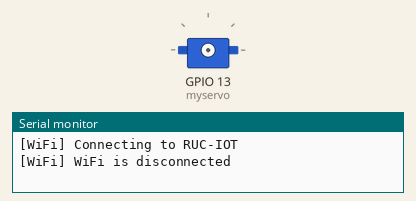
A sketch run on a simulated ESP32. Parts: servo, the last lines printed to the serial monitor. WiFi joins after 1.5 s; servers stay silent unless stated; uploads are accepted with an empty reply; the local clock reads 2024-03-15 10:24:30 at power-on unless the sketch sets it; the camera gives no picture.

Above: at 0.1 s.
At 84.9 s:
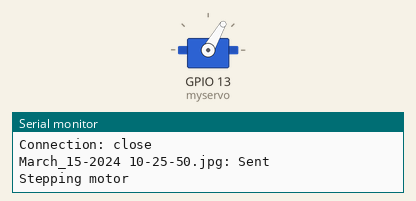
Timing chart, 0 to 86.8 s (numbered marks = the images above):
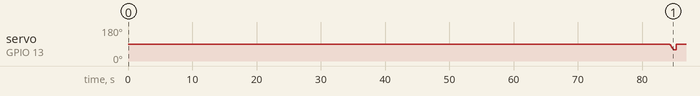

The sketch:

PollenCapture.ino
```cpp
#include "esp_camera.h"
#include "camera.h"
#include "wifi_client.h"
//#include "http_server.h"
#include "http_client.h"
#include "time.h"
#include "time_config.h"
#include "hardware_controller.h"

void setup() {
  Serial.begin(115200);
  Serial.setDebugOutput(true);

  init_wifi();
  init_camera();
  init_motor();
  init_time();

  delay(5000);

  post_picture();
  delay(2000);
  //motor_step();
  delay(30000);

    post_picture();
  delay(2000);
  //motor_step();
  delay(30000);

    post_picture();
  delay(2000);
  motor_step();
  delay(30000);

}

int counter =0;

void loop() {
  //
  post_picture();
  delay(2000);
  if(counter > 11){
    motor_step();
    counter = 0;
  }
  counter++;


  delay(1800000);

  //delay(30000);
}
```

camera.cpp
```cpp
#include <Arduino.h>
#include "esp_camera.h"
#include "camera_pins.h"

  void init_camera() {
  Serial.println("Initializing camera");

  camera_config_t config;
  config.ledc_channel = LEDC_CHANNEL_0;
  config.ledc_timer = LEDC_TIMER_0;
  config.pin_d0 = Y2_GPIO_NUM;
  config.pin_d1 = Y3_GPIO_NUM;
  config.pin_d2 = Y4_GPIO_NUM;
  config.pin_d3 = Y5_GPIO_NUM;
  config.pin_d4 = Y6_GPIO_NUM;
  config.pin_d5 = Y7_GPIO_NUM;
  config.pin_d6 = Y8_GPIO_NUM;
  config.pin_d7 = Y9_GPIO_NUM;
  config.pin_xclk = XCLK_GPIO_NUM;
  config.pin_pclk = PCLK_GPIO_NUM;
  config.pin_vsync = VSYNC_GPIO_NUM;
  config.pin_href = HREF_GPIO_NUM;
  config.pin_sscb_sda = SIOD_GPIO_NUM;
  config.pin_sscb_scl = SIOC_GPIO_NUM;
  config.pin_pwdn = PWDN_GPIO_NUM;
  config.pin_reset = RESET_GPIO_NUM;
  config.xclk_freq_hz = 20000000;
  config.pixel_format = PIXFORMAT_JPEG; //YUV422,GRAYSCALE,RGB565,JPEG
  config.frame_size = FRAMESIZE_UXGA; // FRAMESIZE_ + QVGA|CIF|VGA|SVGA|XGA|SXGA|UXGA
  config.grab_mode = CAMERA_GRAB_LATEST;
  config.fb_location = CAMERA_FB_IN_PSRAM;
  config.jpeg_quality = 10; //0-63, lower number means higher quality
  config.fb_count = 2;

  // Init Camera
  esp_err_t err = esp_camera_init(&config);
  if (err != ESP_OK) {
    Serial.println("Camera init error");
    return;
  }

  sensor_t * s = esp_camera_sensor_get();
  s->set_vflip(s, 1); // flip it back
  s->set_hmirror(s, 1);
  s->set_exposure_ctrl(s, 1); // Disable exposure control
  s->set_ae_level(s, 0); // Set AE level to 0
  s->set_aec_value(s, 10); // Set AEC value to 0
  s->set_aec2(s, 0); // Disable additional auto exposure control
  s->set_gain_ctrl(s, 1); // Disable gain control
  s->set_agc_gain(s, 0); // Set AGC gain to 0

  // Read out first frame to avoid saving a green picture
  delay(500);
  camera_fb_t * fb = esp_camera_fb_get();
  esp_camera_fb_return(fb);
  delay(500);

  Serial.println("Camera init success");
}
```

camera.h
```cpp
void init_camera();
```

hardware_controller.cpp
```cpp
#include <ESP32Servo.h>

Servo myservo;
int run_time = 400;

void init_motor() {
  myservo.attach(13);
}

void motor_step() {
  Serial.println("Stepping motor");
  for (int pos = 85; pos >= 60; pos -= 5) {
    myservo.write(pos);
    delay(100);
  }
  delay(run_time);
  myservo.write(90);
}
```

hardware_controller.h
```cpp
void motor_step();
void init_motor();
```

http_client.cpp
```cpp
#include <WiFi.h>
#include "esp_camera.h"
#include "time_config.h"

String serverName = "pollen-backend.azurewebsites.net";
int port = 80;
String serverPath = "/image/upload";
WiFiClient client;
const int maxRetries = 10; // Maximum number of retries
const int retryDelay = 30000; // Delay between retries in milliseconds

void post_picture() {
  if (WiFi.status() == WL_CONNECTED) {
    int attempts = 0;
    bool success = false;

    while (attempts < maxRetries && !success) {
      if (client.connect(serverName.c_str(), port)) {
        Serial.println("Connection successful!");

        camera_fb_t *fb = esp_camera_fb_get();
        if (!fb) {
          Serial.println("Failed to capture image");
          return;
        }

        const size_t maxTimeBufferSize = 30; // Maximum size for the time string buffer
        char timeBuffer[maxTimeBufferSize]; // Buffer to hold the formatted time string
        get_time(timeBuffer, maxTimeBufferSize);
        // Construct the filename with the time string
        String filename = String(timeBuffer) + ".jpg";

        String head = "--RandomNerdTutorials\r\nContent-Disposition: form-data; name=\"file\"; filename=\"" + filename + "\"\r\nContent-Type: image/jpeg\r\n\r\n";
        String tail = "\r\n--RandomNerdTutorials--\r\n";
        size_t imageLen = fb->len;
        size_t extraLen = head.length() + tail.length();
        size_t totalLen = imageLen + extraLen;

        // Send HTTP POST request headers
        client.print("POST " + serverPath + " HTTP/1.1\r\n");
        client.print("Host: " + serverName + ":" + String(port) + "\r\n");
        client.print("Content-Type: multipart/form-data; boundary=RandomNerdTutorials\r\n");
        client.print("Content-Length: " + String(totalLen) + "\r\n");
        client.print("\r\n");

        // Send image data
        client.print(head);
        client.write(fb->buf, fb->len);
        client.print(tail);

        // Wait for response
        delay(2000); // Allow time for server to process

        Serial.println("Response from server:");
        // Check if there is a response from the server
        if (client.available()) {
          // Read and print server response
          while (client.available()) {
            char c = client.read();
            Serial.print(c);
          }
          Serial.println(); // Print a newline for clarity

          // Clean up
          client.stop();
          esp_camera_fb_return(fb);
          Serial.println(filename + ": Sent");
          success = true; // Mark success if response is received
        } else {
          Serial.println("No response from server, retrying...");
          client.stop();
          esp_camera_fb_return(fb);
        }
      } else {
        Serial.println("Connection failed!");
      }

      if (!success) {
        attempts++;
        if (attempts < maxRetries) {
          Serial.print("Retrying in ");
          Serial.print(retryDelay / 1000);
          Serial.println(" seconds...");
          delay(retryDelay); // Wait before retrying
        }
      }
    }

    if (!success) {
      Serial.println("Failed to send image after multiple attempts.");
    }
  }
}
```

http_client.h
```cpp
void post_picture();
```

http_server.cpp
```cpp
#include <Arduino.h>
#include <AsyncTCP.h>
#include <ESPAsyncWebServer.h>
#include "esp_camera.h"
#include "time_config.h"

AsyncWebServer server(80);
camera_fb_t * fb = nullptr;

void init_server() {
  Serial.println("Web server init");


  server.on("/", HTTP_GET, [](AsyncWebServerRequest *request) {
    Serial.println("request begin");

    fb = esp_camera_fb_get();
    AsyncWebServerResponse *response = request->beginChunkedResponse("image/jpeg", [](uint8_t *buffer, size_t maxLen, size_t index) -> size_t {
      //Write up to "maxLen" bytes into "buffer" and return the amount written.
      //index equals the amount of bytes that have been already sent
      //You will be asked for more data until 0 is returned
      //Keep in mind that you can not delay or yield waiting for more data!

      int len = fb->len - index;
      if (len > maxLen) {
        len = maxLen;
      }
      else if (len <= 0) {
        Serial.println("esp_camera_fb_return");
        esp_camera_fb_return(fb);
        return 0;
      }

      memcpy(buffer, fb->buf + index, len);

      return len;
    });

    const size_t maxTimeBufferSize = 30; // Maximum size for the time string buffer
    char timeBuffer[maxTimeBufferSize]; // Buffer to hold the formatted time string
    // Obtain the current time and store it in the time buffer
    get_time(timeBuffer, maxTimeBufferSize);
      // Construct the filename with the time string
    String filename = String(timeBuffer) + ".jpg";

    response->addHeader("Content-Disposition", "inline; filename=" + filename);
    request->send(response);

    Serial.println("request end");
  });


  server.begin();

  Serial.println("Web server init done");
}
```

wifi_client.cpp
```cpp
#include <WiFi.h>


const char* ssid     = "RUC-IOT";
const char* password = "GiHa2703La";


void init_wifi() {

    Serial.println();
    Serial.print("[WiFi] Connecting to ");
    Serial.println(ssid);

    WiFi.begin(ssid, password);
    // Will try for about 10 seconds (20x 500ms)
    int tryDelay = 5000;

    // Wait for the WiFi event
    while (true) {
        switch(WiFi.status()) {
          case WL_NO_SSID_AVAIL:
            Serial.println("[WiFi] SSID not found");
            break;
          case WL_CONNECT_FAILED:
            Serial.print("[WiFi] Failed - WiFi not connected! Reason: ");
            return;
            break;
          case WL_CONNECTION_LOST:
            Serial.println("[WiFi] Connection was lost");
            break;
          case WL_SCAN_COMPLETED:
            Serial.println("[WiFi] Scan is completed");
            break;
          case WL_DISCONNECTED:
            Serial.println("[WiFi] WiFi is disconnected");
            break;
          case WL_CONNECTED:
            Serial.println("[WiFi] WiFi is connected!");
            Serial.print("[WiFi] IP address: ");
            Serial.println(WiFi.localIP());
            return;
            break;
          default:
            Serial.print("[WiFi] WiFi Status: ");
            Serial.println(WiFi.status());
            break;
        }
        delay(tryDelay);

    }
}
```

wifi_client.h
```cpp
void init_wifi();
```

camera_pins.h
```cpp
// Pin definition for CAMERA_MODEL_AI_THINKER
#define PWDN_GPIO_NUM     32
#define RESET_GPIO_NUM    -1
#define XCLK_GPIO_NUM      0
#define SIOD_GPIO_NUM     26
#define SIOC_GPIO_NUM     27

#define Y9_GPIO_NUM       35
#define Y8_GPIO_NUM       34
#define Y7_GPIO_NUM       39
#define Y6_GPIO_NUM       36
#define Y5_GPIO_NUM       21
#define Y4_GPIO_NUM       19
#define Y3_GPIO_NUM       18
#define Y2_GPIO_NUM        5
#define VSYNC_GPIO_NUM    25
#define HREF_GPIO_NUM     23
#define PCLK_GPIO_NUM     22
```

time_config.cpp
```cpp
#include <WiFi.h>
#include "time.h"
#include "wifi_client.h"

const char* ntpServer = "pool.ntp.org";
const long gmtOffset_sec = 3600;
const int daylightOffset_sec = 3600;


void printLocalTime(){
  struct tm timeinfo;
  if(!getLocalTime(&timeinfo)){
    Serial.println("Failed to obtain time");
    return;
  }
  Serial.println(&timeinfo, "%A, %B %d %Y %H:%M:%S");
}

void get_time(char* timeBuffer, size_t bufferSize) {
  struct tm timeinfo;

  if (!getLocalTime(&timeinfo)) {
    Serial.println("Failed to obtain time");
    if (timeBuffer != nullptr && bufferSize > 0) {
      timeBuffer[0] = '\0'; // Set empty string if time retrieval fails
    }
    return;
  }

  // Format the time into the provided buffer
  strftime(timeBuffer, bufferSize, "%B_%d-%Y %H-%M-%S", &timeinfo);
}

void init_time() {
  Serial.println("time init");

  configTime(gmtOffset_sec, daylightOffset_sec, ntpServer);
  //printLocalTime();
  Serial.println("time init done");
}
```

time_config.h
```cpp
void init_time();
void printLocalTime();
void get_time(char* timeBuffer, size_t bufferSize);
```
